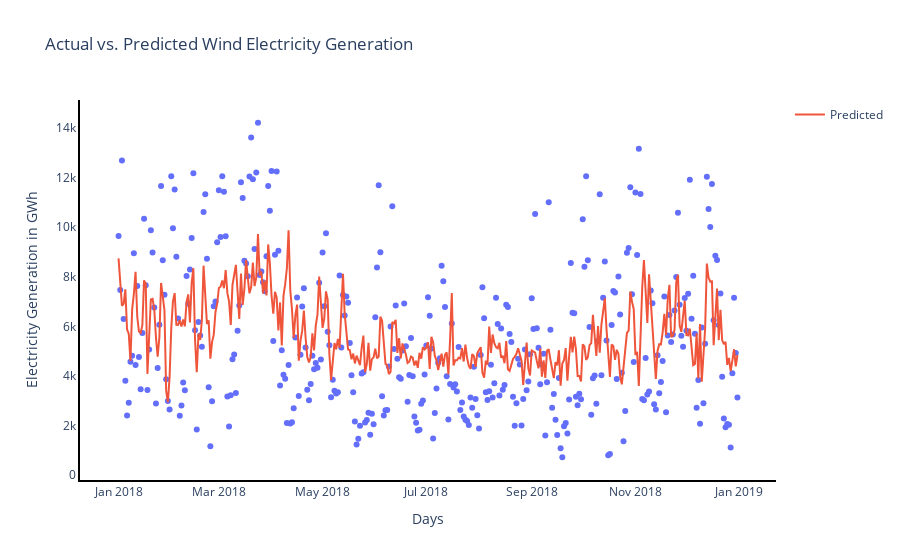

Source (notebook cell):
### Code cell
# Scatter plot of actual vs. predicted values
fig = px.scatter(x=test_data['dt_iso'], y=test_data[target], title='Actual vs. Predicted Wind Electricity Generation')
fig.add_scatter(x=test_data['dt_iso'], y=y_pred, mode='lines', name='Predicted')


# Update layout to set background color to white and display axes
fig.update_layout(
    xaxis=dict(
        title='Days',  # Set x-axis title
        showline=True,  # Display x-axis line
        linecolor='black',  # Set x-axis line color
        linewidth=2,  # Set x-axis line width
    ),
    yaxis=dict(
        title='Electricity Generation in GWh',  # Set y-axis title
        showline=True,  # Display y-axis line
        linecolor='black',  # Set y-axis line color
        linewidth=2,  # Set y-axis line width
    ),
    paper_bgcolor='white',  # Set plot background color to white
    plot_bgcolor='white',  # Set figure background color to white
)
fig.show()

### Figure 1 — Plotly figure (JSON) as saved in the notebook; plotly's stock layout.template omitted (floating-point values rounded to 4 significant figures; data arrays with more than 128 entries replaced by an {"elided": "..."} marker saying what was removed)
{"data": [{"hovertemplate": "x=%{x}<br>y=%{y}<extra></extra>", "legendgroup": "", "marker": {"color": "#636efa", "symbol": "circle"}, "mode": "markers", "name": "", "orientation": "v", "showlegend": false, "type": "scatter", "x": {"elided": "365 str values"}, "xaxis": "x", "y": {"elided": "365 float values"}, "yaxis": "y"}, {"mode": "lines", "name": "Predicted", "type": "scatter", "x": {"elided": "365 str values"}, "y": {"elided": "365 float values"}}], "layout": {"legend": {"tracegroupgap": 0}, "paper_bgcolor": "white", "plot_bgcolor": "white", "title": {"text": "Actual vs. Predicted Wind Electricity Generation"}, "xaxis": {"anchor": "y", "domain": [0, 1], "linecolor": "black", "linewidth": 2, "showline": true, "title": {"text": "Days"}}, "yaxis": {"anchor": "x", "domain": [0, 1], "linecolor": "black", "linewidth": 2, "showline": true, "title": {"text": "Electricity Generation in GWh"}}}}
